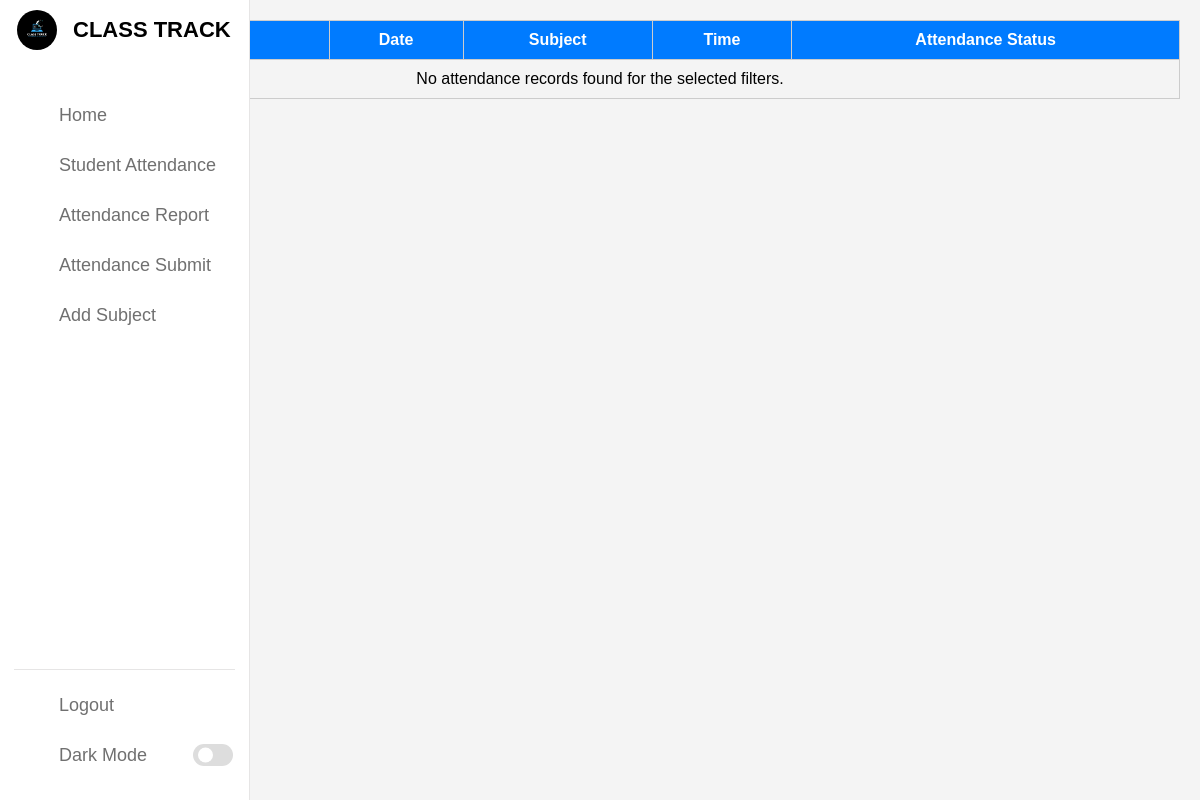
Before: /attendancereport.php with the older database file.
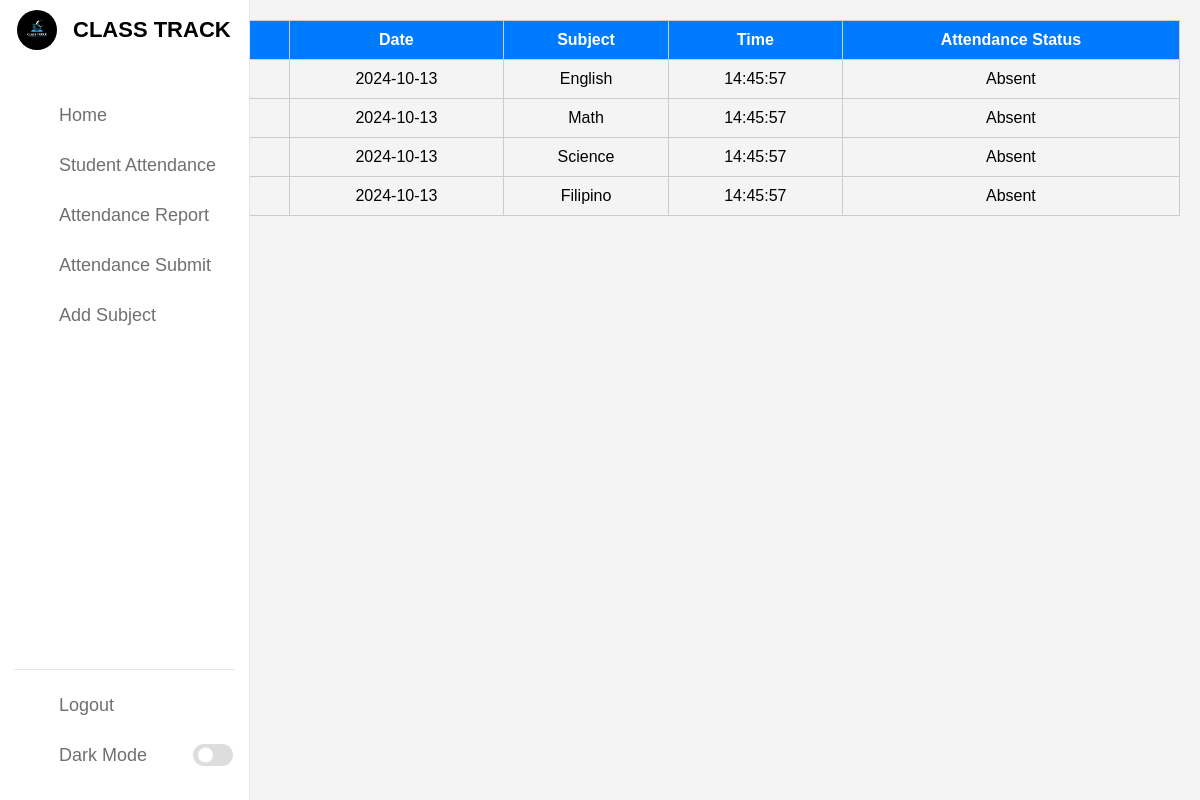
After: the same page with the newer database file.
### tables this page shows
CREATE TABLE `attendance` (
  `id` int(11) NOT NULL AUTO_INCREMENT,
  `student_id` int(11) DEFAULT NULL,
  `date` date DEFAULT NULL,
  `subject_id` int(11) DEFAULT NULL,
  `time` time DEFAULT NULL,
  `attendance_status` enum('Present','Absent','Late') DEFAULT NULL,
  `section` varchar(50) DEFAULT NULL,
  PRIMARY KEY (`id`),
  KEY `student_id` (`student_id`),
  KEY `subject_id` (`subject_id`),
  KEY `section` (`section`),
  CONSTRAINT `attendance_ibfk_1` FOREIGN KEY (`student_id`) REFERENCES `students` (`id`),
  CONSTRAINT `attendance_ibfk_2` FOREIGN KEY (`subject_id`) REFERENCES `subjects` (`id`),
  CONSTRAINT `attendance_ibfk_3` FOREIGN KEY (`section`) REFERENCES `students` (`section`) ON DELETE CASCADE ON UPDATE CASCADE
);

CREATE TABLE `subjects` (
  `id` int(11) NOT NULL AUTO_INCREMENT,
  `subject_name` varchar(100) DEFAULT NULL,
  PRIMARY KEY (`id`)
);

### attendancereport.php (the view, shortened to what this page needs)
<?php
require_once("dbConnection.php");
$query = "
    SELECT s.student_name, a.date, sub.subject_name AS subject, a.time, a.attendance_status
    FROM students s
    LEFT JOIN attendance a ON s.id = a.student_id
    LEFT JOIN subjects sub ON a.subject_id = sub.id
";
$query .= " ORDER BY s.id DESC";
$stmt = mysqli_prepare($conn, $query);
mysqli_stmt_execute($stmt);
$result = mysqli_stmt_get_result($stmt);
$output = '';
if (mysqli_num_rows($result) == 0) {
    $output = "<tr><td colspan='6'>No attendance records found for the selected filters.</td></tr>";
} else {
    while ($row = mysqli_fetch_assoc($result)) {
        $formattedTime = !empty($row['time']) ? date('H:i:s', strtotime($row['time'])) : '';
        $output .= "<tr>";
        $output .= "<td>" . htmlspecialchars($row['student_name']) . "</td>";
        $output .= "<td>" . htmlspecialchars($row['date']) . "</td>";
        $output .= "<td>" . htmlspecialchars($row['subject']) . "</td>";
        $output .= "<td>" . htmlspecialchars($formattedTime) . "</td>";
        $output .= "<td>" . htmlspecialchars($row['attendance_status']) . "</td>";
        $output .= "</tr>";
    }
}
?>
<!DOCTYPE html>
<html lang="en">
<head>
    <link rel="stylesheet" href="css/attendancereport.css">
</head>
<body>
<nav>
        <div class="logo-name">
            <div class="logo-image">
               <img src="image/classtrack.png" alt="">
            </div>
            <span class="logo_name">CLASS TRACK</span>
        </div>
        <div class="menu-items">
            <ul class="nav-links">
                <li><a href="home.php">
                    <i class="uil uil-estate"></i>
                    <span class="link-name">Home</span>
                </a></li>
                <li><a href="studentdata.php">
                <i class="uil uil-user"></i>
                    <span class="link-name">Student Attendance</span>
                </a></li>
                <li><a href="attendancereport.php">
                    <i class="uil uil-clipboard"></i>
                    <span class="link-name">Attendance Report</span>
                </a></li>
                <li><a href="savedraft.php">
                <i class="uil uil-check-circle"></i>
                    <span class="link-name">Attendance Submit</span>
                </a></li>
                <li><a href="subject.php">
                <i class="uil uil-subject"></i>
                    <span class="link-name">Add Subject</span>
                </a></li>
            </ul>
            <ul class="logout-mode">
                <li><a href="login.php">
                    <i class="uil uil-signout"></i>
                    <span class="link-name">Logout</span>
                </a></li>
                <li class="mode">
                    <a href="#">
                        <i class="uil uil-moon"></i>
                    <span class="link-name">Dark Mode</span>
                </a>
                <div class="mode-toggle">
                  <span class="switch"></span>
                </div>
            </li>
            </ul>
        </div>
    </nav>
    <table>
        <thead>
            <tr>
                <th>Student Name</th>
                <th>Date</th>
                <th>Subject</th>
                <th>Time</th>
                <th>Attendance Status</th>
            </tr>
        </thead>
        <tbody>
            <?= $output ?>
        </tbody>
    </table>
</body>
</html>

### css/attendancereport.css (style rules this page uses)
body { font-family: Arial, sans-serif; background-color: #f4f4f4; padding: 20px; }
table { width: 100%; border-collapse: collapse; margin-bottom: 20px; }
table, th, td { border: 1px solid #ccc; padding: 10px; text-align: center; }
th { background-color: #007bff; color: white; }
* { margin: 0; padding: 0; box-sizing: border-box; font-family: 'Poppins', sans-serif; }
:root { --primary-color: #0E4BF1; --panel-color: #FFF; --text-color: #000; --black-light-color: #707070; --border-color: #e6e5e5; --toggle-color: #DDD; --box1-color: #4DA3FF; --box2-color: #FFE6AC; --box3-color: #E7D1FC; --title-icon-color: #fff; --tran-05: all 0.5s ease; --tran-03: all 0.3s ease; --tran-03: all 0.2s ease; }
nav { position: fixed; top: 0; left: 0; height: 100%; width: 250px; padding: 10px 14px; background-color: var(--panel-color); border-right: 1px solid var(--border-color); transition: var(--tran-05); }
nav .logo-name { display: flex; align-items: center; }
nav .logo-image { display: flex; justify-content: center; min-width: 45px; }
nav .logo-image img { width: 40px; object-fit: cover; border-radius: 50%; }
nav .logo-name .logo_name { font-size: 22px; font-weight: 600; color: var(--text-color); margin-left: 14px; transition: var(--tran-05); }
nav .menu-items { margin-top: 40px; height: calc(100% - 90px); display: flex; flex-direction: column; justify-content: space-between; }
.menu-items li { list-style: none; }
.menu-items li a { display: flex; align-items: center; height: 50px; text-decoration: none; position: relative; }
.menu-items li a i { font-size: 24px; min-width: 45px; height: 100%; display: flex; align-items: center; justify-content: center; color: var(--black-light-color); }
.menu-items li a .link-name { font-size: 18px; font-weight: 400; color: var(--black-light-color); transition: var(--tran-05); }
.menu-items .logout-mode { padding-top: 10px; border-top: 1px solid var(--border-color); }
.menu-items .mode { display: flex; align-items: center; white-space: nowrap; }
.menu-items .mode-toggle { position: absolute; right: 14px; height: 50px; min-width: 45px; display: flex; align-items: center; justify-content: center; cursor: pointer; }
.mode-toggle .switch { position: relative; display: inline-block; height: 22px; width: 40px; border-radius: 25px; background-color: var(--toggle-color); }
.switch:before { content: ""; position: absolute; left: 5px; top: 50%; transform: translateY(-50%); height: 15px; width: 15px; background-color: var(--panel-color); border-radius: 50%; transition: var(--tran-03); }

Changed rows visible on the page:
added attendance: date "2024-10-13", subject.subject_name "English", time "14:45:57", attendance_status "Absent"
added attendance: date "2024-10-13", subject.subject_name "Math", time "14:45:57", attendance_status "Absent"
added attendance: date "2024-10-13", subject.subject_name "Science", time "14:45:57", attendance_status "Absent"
added attendance: date "2024-10-13", subject.subject_name "Filipino", time "14:45:57", attendance_status "Absent"
Other visible differences:
text no longer shown: "No attendance records found for the selected filters."
